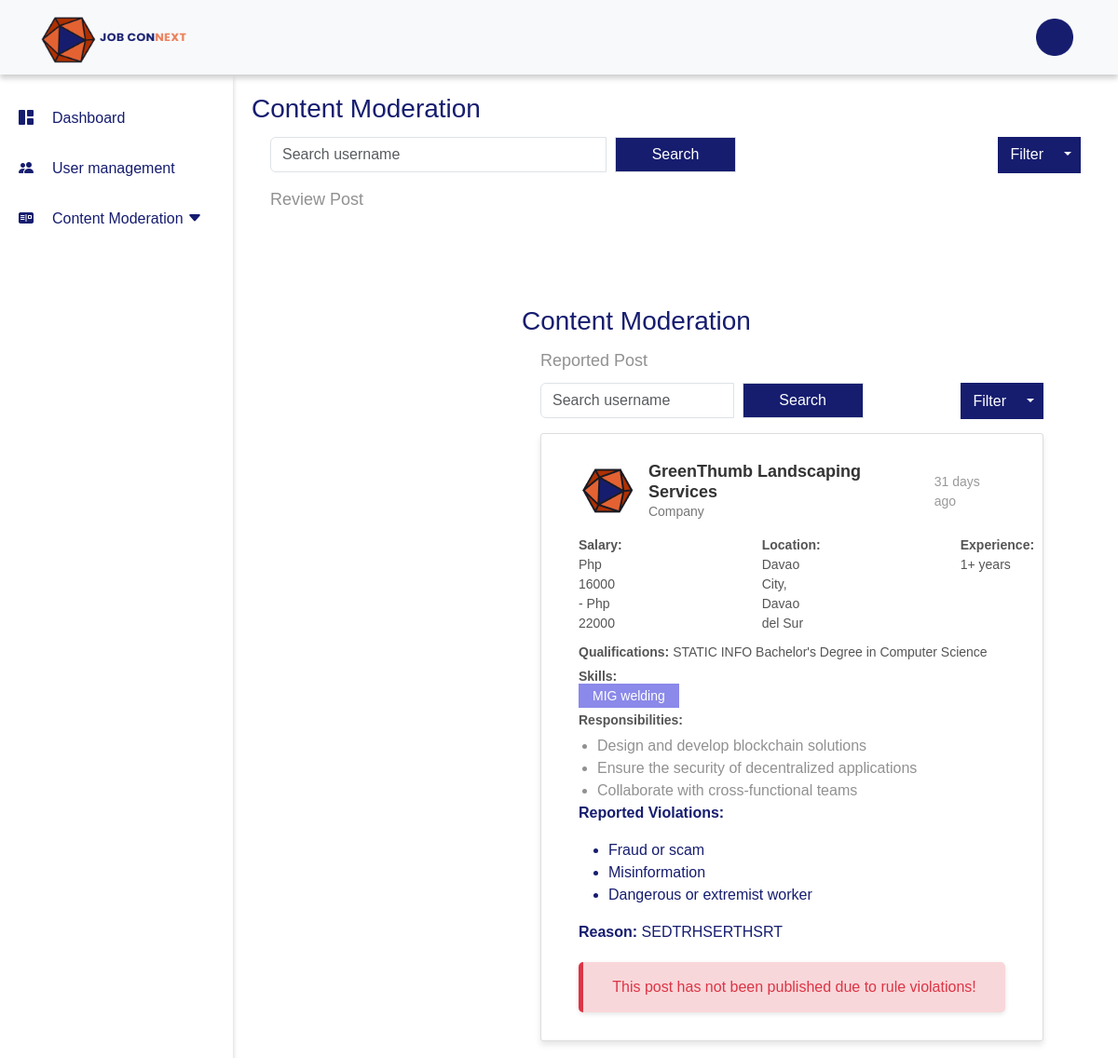
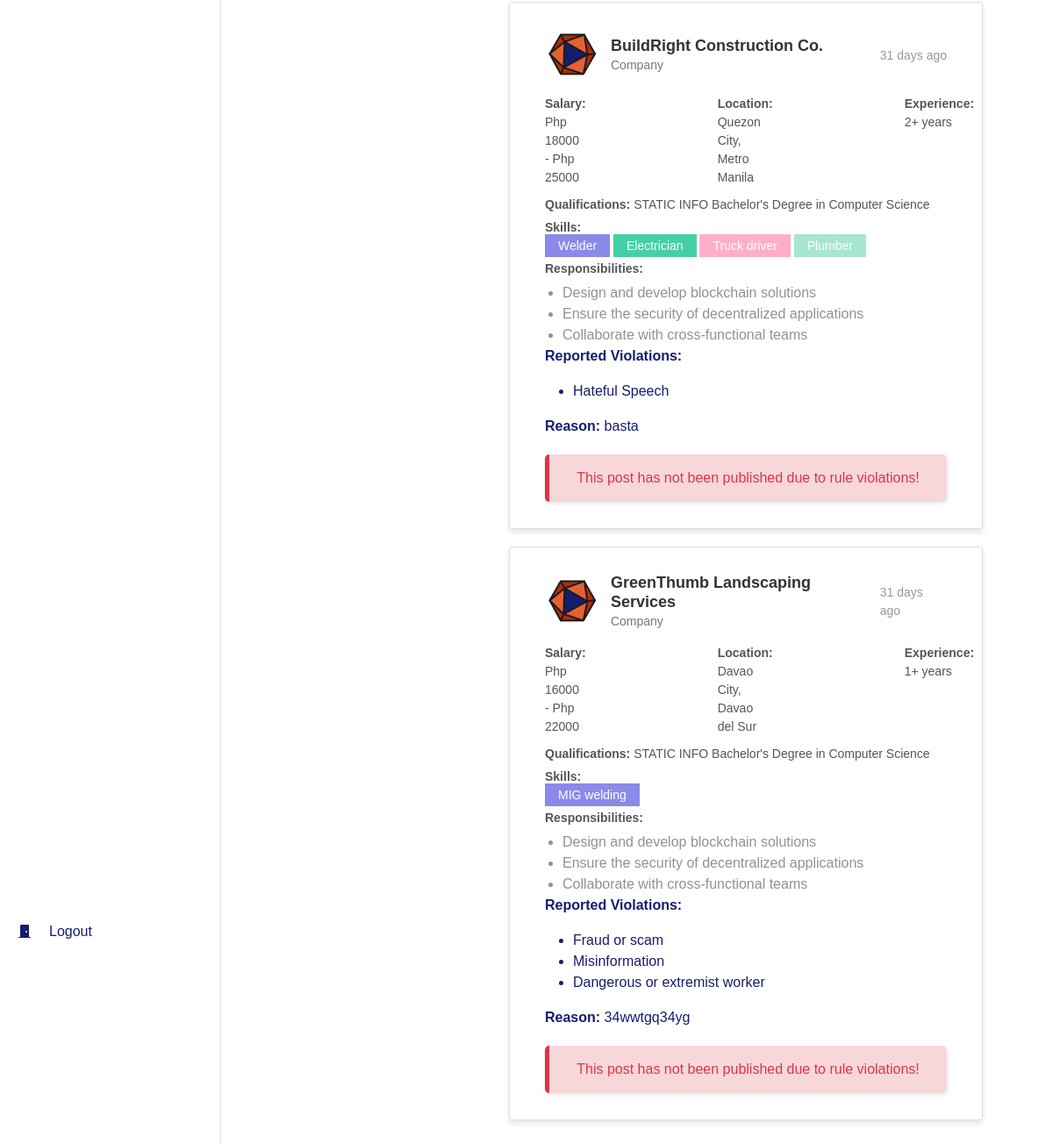
The page /AdminPortal/AdminContentModeration.php on the database its author committed (2 pictures, top to bottom).
### tables this page shows
CREATE TABLE `tbl_report_records` (
  `user_id` int(11) NOT NULL,
  `report_id` int(11) NOT NULL,
  `user_reported` int(11) NOT NULL,
  `job_post_id` int(11) DEFAULT NULL,
  `violation` text NOT NULL,
  `description` text NOT NULL,
  `fileName` varchar(50) NOT NULL,
  `filePath` varchar(25) NOT NULL DEFAULT 'uploads/reports',
  `date` timestamp NOT NULL DEFAULT current_timestamp() ON UPDATE current_timestamp()
);

CREATE TABLE `tbl_company_info` (
  `company_name` varchar(255) NOT NULL,
  `company_aboutUs` varchar(1000) NOT NULL,
  `company_Address` varchar(255) NOT NULL,
  `company_id` int(11) NOT NULL,
  `client_id` int(11) NOT NULL
);

CREATE TABLE `tbl_client_jobpost` (
  `client_id` int(11) NOT NULL,
  `job_post_id` int(10) NOT NULL,
  `job_offer` varchar(50) NOT NULL,
  `salary_start` int(25) NOT NULL,
  `salary_end` int(25) NOT NULL,
  `client_file` varchar(255) NOT NULL,
  `filePath` varchar(255) NOT NULL DEFAULT 'uploads/',
  `job_status` varchar(255) NOT NULL,
  `description` varchar(255) NOT NULL,
  `location` varchar(55) NOT NULL,
  `applicants` int(11) NOT NULL,
  `year_exp` int(11) NOT NULL,
  `start_posted` date NOT NULL DEFAULT current_timestamp(),
  `deadline` date NOT NULL
);

CREATE TABLE `tbl_client_skills_sets` (
  `id` int(10) NOT NULL,
  `client_id` int(10) NOT NULL,
  `skills` varchar(20) NOT NULL
);

### AdminPortal/component/reportPostCardReview.php (the view, shortened to what this page needs)
<?php
include '../db_con/db_connection.php';
$reported_jobs_QRY = "SELECT
    r.report_id,
    r.user_reported,
    r.violation,
    r.description AS report_description,
    r.fileName,
    r.filePath,
    r.date AS report_date,
    w.client_id,
    w.job_post_id,
    w.salary_start,
    w.salary_end,
    w.applicants,
    w.year_exp,
    w.location,
    w.description AS job_description,
    w.deadline,
    w.job_offer,
    w.job_status,
    w.start_posted
FROM tbl_report_records AS r
JOIN tbl_client_jobpost AS w ON r.user_reported = w.client_id AND r.job_post_id = w.job_post_id
WHERE r.job_post_id != 0 ORDER BY report_date DESC";
$reported_jobs = mysqli_query($conn, $reported_jobs_QRY);
while ($row = mysqli_fetch_assoc($reported_jobs)) {
    $client_id = $row['client_id'];
    $job_salary_start = $row['salary_start'];
    $job_salary_end = $row['salary_end'];
    $job_loc = $row['location'];
    $yr_Exp = $row['year_exp'];
    $date_posted = $row['start_posted'];
    $violation_json = $row['violation'];
    $report_desc = $row['report_description'];
    $posted_date = new DateTime($date_posted);
    $now = new DateTime();
    $days_passed = $posted_date->diff($now)->days;
    $company_name = '';
    $company_qry = mysqli_query($conn, "SELECT company_name FROM tbl_company_info WHERE client_id = $client_id");
    if ($company_row = mysqli_fetch_assoc($company_qry)) {
        $company_name = $company_row['company_name'];
    }
    $skill_tags = '';
    $colors = ['#8B89E9', '#46CFA6', '#FFAEC9', '#A8E6CF', '#DCE775', '#FFCCBC', '#B39DDB', '#80DEEA', '#F48FB1', '#FFECB3'];
    $skills_qry = mysqli_query($conn, "SELECT skills FROM tbl_client_skills_sets WHERE client_id = $client_id");
    $i = 0;
    while ($skill_row = mysqli_fetch_assoc($skills_qry)) {
        $color = $colors[$i % count($colors)];
        $skill_tags .= "<span class='skill-color' style='background-color: $color;'>{$skill_row['skills']}</span> ";
        $i++;
    }
    $violations = json_decode($violation_json, true);
?>
    <div class="post-card">
        <div class="post-header">
            <div class="profile-info">
                <img src="./imgforadmin/logo.png" alt="Profile Image" class="profile-img">
                <div class="profile-details">
                    <h4><?php echo $company_name ?></h4>
                    <p class="freelance-info">Company</p>
                </div>
            </div>
            <div class="post-menu">
                <span class="posted-time"><?php echo $days_passed ?> days ago</span>
            </div>
        </div>
        <div class="job-details">
            <p><strong>Salary:</strong> Php <?php echo $job_salary_start ?> - Php <?php echo $job_salary_end ?></p>
            <p><strong>Location:</strong> <?php echo $job_loc ?></p>
            <p><strong>Experience:</strong> <?php echo $yr_Exp ?>+ years</p>
        </div>
        <div class="qualifications">
            <p><strong>Qualifications:</strong> STATIC INFO Bachelor's Degree in Computer Science</p>
            <p><strong>Skills:</strong><br><?php echo $skill_tags; ?></p>
        </div>
        <div class="responsibilities">
            <p><strong>Responsibilities:</strong></p>
            <ul>
                <li>Design and develop blockchain solutions</li>
                <li>Ensure the security of decentralized applications</li>
                <li>Collaborate with cross-functional teams</li>
            </ul>
        </div>
        <div class="violations">
            <p><strong>Reported Violations:</strong></p>
            <ul>
                <?php foreach ($violations as $violation): ?>
                    <li><?php echo htmlspecialchars($violation); ?></li>
                <?php endforeach; ?>
            </ul>
            <p><strong>Reason:</strong> <?php echo htmlspecialchars($report_desc); ?></p>
        </div>
        <div class="report-sign">
            This post has not been published due to rule violations!
        </div>
    </div>
<?php
}
?>

### AdminPortal/AdminContentModeration.php (shortened to what this page needs)
<!DOCTYPE html>
<html lang="en">
<head>
    <link href="../bootstrap.min.css" rel="stylesheet">
    <link rel="stylesheet" href="contentmoderation/contentmoderation.css" />
    <link rel="stylesheet" href="navigationbar/Nav.css" />
    <link rel="stylesheet" href="sidebar/Sidebar.css" />
    <link rel="stylesheet" href="adminStyleComponents/AdminLandingPage.css" />
    <link rel="stylesheet" href="https://cdn.jsdelivr.net/npm/bootstrap-icons@1.11.3/font/bootstrap-icons.min.css">
    <link rel="stylesheet" href="https://cdn.jsdelivr.net/npm/sweetalert2@11/dist/sweetalert2.min.css">
</head>
<body>
    <?php include 'navigationbar/Nav.php'; ?>
    <?php include 'sidebar/Sidebar.php'; ?>
    <main class="main-content">
        <div class="main-title">
            <h3>Content Moderation</h3>
        </div>
        <div class="review-content">
            <div class="review-content-header">
                <div class="review-search">
                    <div class="input-group mb-3">
                        <input type="text" class="form-control" placeholder="Search username" aria-label="Search username" aria-describedby="basic-addon2">
                        <span class="input-group-text" id="basic-addon2">Search</span>
                    </div>
                </div>
                <div class="review-filter">
                    <div class="btn-group" id="filterGroup">
                        <button type="button" class="btn btn-darkblue" id="filterButton">Filter</button>
                        <button type="button" class="btn btn-darkblue dropdown-toggle dropdown-toggle-split" data-bs-toggle="dropdown" aria-expanded="false" id="filterDropdownToggle">
                        </button>
                    </div>
                </div>
            </div>
            <div class="review-title">
                Review Post
            </div>
            <div class="post-content">
                <?php include "contentmoderation/reportpost.php";?>
            </div>
        </div>
    </main>
</body>
</html>

### AdminPortal/navigationbar/Nav.php
<nav class="navbar logo-name navbar-expand-sm bg-body-tertiary navsize">
    <div class="container-fluid">
        <div class="collapse navbar-collapse" id="navbarSupportedContent">
            <ul class="navbar-nav me-auto ">
                <li class="nav-item">
                    <a class="nav-link active " aria-current="page" href="#">
                        <img src="./imgforadmin/JOBCONNEXTLOGO.png" alt="JobConnext" width="160" height="80">
                    </a>
                </li>
            </ul>
            <div class="d-flex">
                <a class="navbar-brand" href="AdminProfile.php">
                    <img src="./imgforadmin/adminProfile.png" alt="JobConnext" width="40" height="40">
                </a>
            </div>
        </div>
    </div>
</nav>

### AdminPortal/sidebar/Sidebar.php (shortened to what this page needs)
<div class="sidebar">
    <nav class="nav flex-column">
        <a href="AdminLandingPage.php" class="nav-link">
            <span class="icon">
                <i class="bi bi-grid-1x2-fill"></i>
            </span>
            <span class="description">Dashboard</span>
        </a>
        <a href="AdminUserManangement.php" class="nav-link">
            <span class="icon">
                <i class="bi bi-people-fill"></i>
            </span>
            <span class="description">User management</span>
        </a>
        <a href="#" class="nav-link" data-bs-toggle="collapse" data-bs-target="#submenu" aria-expanded="false" aria-controls="submenu">
            <span class="icon">
                <i class="bi bi-postcard-fill"></i>
            </span>
            <span class="description">Content Moderation <i class="bi bi-caret-down-fill"></i></span>
        </a>
        <a href="?logout=true" class="nav-link Logout-button">
            <span class="icon logicon">
                <i class="bi bi-door-closed-fill"></i>
            </span>
            <span class="description">Logout</span>
        </a>
    </nav>
</div>

### AdminPortal/reportpost.php (shortened to what this page needs)
<!DOCTYPE html>
<html lang="en">
<head>
    <link href="../bootstrap.min.css" rel="stylesheet">
    <link rel="stylesheet" href="contentmoderation/contentmoderation.css" />
    <link rel="stylesheet" href="navigationbar/Nav.css" />
    <link rel="stylesheet" href="sidebar/Sidebar.css" />
    <link rel="stylesheet" href="adminStyleComponents/AdminLandingPage.css" />
    <link rel="stylesheet" href="https://cdn.jsdelivr.net/npm/bootstrap-icons@1.11.3/font/bootstrap-icons.min.css">
    <link rel="stylesheet" href="https://cdn.jsdelivr.net/npm/sweetalert2@11/dist/sweetalert2.min.css">
</head>
<body>
    <?php include 'navigationbar/Nav.php'; ?>
    <?php include 'sidebar/Sidebar.php'; ?>
    <main class="main-content">
        <div class="main-title">
            <h3>Content Moderation</h3>
        </div>
        <div class="review-content">
            <div class="review-title">
                Reported Post
            </div>
            <div class="review-content-header">
                <div class="review-search">
                    <div class="input-group mb-3">
                        <input type="text" class="form-control" placeholder="Search username" aria-label="Search username" aria-describedby="basic-addon2">
                        <span class="input-group-text" id="basic-addon2">Search</span>
                    </div>
                </div>
                <div class="review-filter">
                    <div class="btn-group" id="filterGroup">
                        <button type="button" class="btn btn-darkblue" id="filterButton">Filter</button>
                        <button type="button" class="btn btn-darkblue dropdown-toggle dropdown-toggle-split" data-bs-toggle="dropdown" aria-expanded="false" id="filterDropdownToggle">
                        </button>
                    </div>
                </div>
            </div>
            <div class="post-content">
                <?php include 'component/reportPostCardReview.php'; ?>
            </div>
        </div>
    </main>
</body>
</html>

### AdminPortal/contentmoderation/contentmoderation.css (style rules this page uses)
.review-content { width: 100%; padding: 25px 20px; }
.review-content-header { display: flex; max-width: 1000px; justify-content: space-between; gap: 20px; }
.review-title { flex: 1; text-align: left; font-size: 18px; color: var(--dwhite); margin-bottom: 10px; }
.review-search { flex: 2; display: flex; justify-content: start; }
.review-search .input-group { max-width: 500px; gap: 10px; }
.input-group-text { background-color: var(--darkblue); color: var(--white); border-radius: 0px; width: 130px; justify-content: center; }
.review-filter { flex: 1; display: flex; justify-content: flex-end; margin-bottom: 15px; }
.btn-darkblue { background-color: var(--darkblue); color: var(--white); border-radius: 0px; }
.post-card { max-width: 1000px; border: 1px solid #dddddd; border-radius: 3px; padding: 30px 40px; background-color: var(--white); box-shadow: 0 4px 6px rgba(0, 0, 0, 0.1); margin-bottom: 20px; font-family: Arial, sans-serif; }
.post-header { display: flex; justify-content: space-between; align-items: center; margin-bottom: 10px; }
.profile-info { display: flex; align-items: center; gap: 15px; }
.profile-img { width: 60px; height: 60px; border-radius: 50%; object-fit: cover; }
.profile-details h4 { margin: 0; font-size: 18px; font-weight: bold; color: #333; }
.profile-details .freelance-info { margin: 0; font-size: 14px; color: #777; }
.post-menu { display: flex; align-items: center; gap: 10px; }
.posted-time { font-size: 14px; color: #999; }
.job-details { display: flex; gap: 150px; }
.job-details p, .qualifications p, .responsibilities p { margin: 5px 0; font-size: 14px; color: #555; }
.skill-color { margin: 3px 0px; padding: 5px 15px; color: var(--white); }
.responsibilities ul { margin: 0; padding-left: 20px; color: var(--dwhite); }
.report-sign { background-color: #f8d7da; color: #dc3545; padding: 15px; border-left: 5px solid #dc3545; border-radius: 5px; font-size: 16px; margin-top: 20px; text-align: center; box-shadow: 0 2px 5px rgba(0, 0, 0, 0.1); }

### AdminPortal/navigationbar/Nav.css (style rules this page uses)
.navsize { background-color: var(--white); height: 80px; display: flex; align-items: center; justify-content: space-between; padding: 0 20px; font-size: 1.2rem; box-shadow: 0 4px 6px rgba(0, 0, 0, 0.1); font-family: 'Poppins', sans-serif; position: fixed; top: 0; left: 0; right: 0; z-index: 1000; }
.logo-name { color: var(--darkblue); font-weight: bold; }

### AdminPortal/sidebar/Sidebar.css (style rules this page uses)
.sidebar { margin-top: 80px; position: fixed; top: 0; left: 0; height: 100%; width: 250px; padding-top: 20px; background-color: var(--white); box-shadow: 0 4px 6px rgba(0, 0, 0, 0.1); font-family: 'Poppins', sans-serif; transition: all 0.5s ease; transition-delay: 0.1s; font-weight: 500; }
.sidebar .nav-link { display: flex; align-items: center; gap: 20px; padding: 15px 20px; color: var(--darkblue); transition: 0.2s ease; transition-delay: 0.1s; }
.sidebar .description { font-size: 1rem; transition: 0.2s ease; }
.Logout-button { width: 100%; transition: background-color 0.3s ease; position: absolute; bottom: 15%; }

### AdminPortal/adminStyleComponents/AdminLandingPage.css (style rules this page uses)
:root { --darkblue: #161D6F; --lightblue: #3679FE; --orange: #E46232; --white: #ffffff; --dwhite: #919191; }
.main-content { margin-top: 80px; height: 100%; margin-left: 250px; padding: 20px; transition: all 0.5s ease; font-family: 'Poppins', sans-serif; color: var(--darkblue); }
.main-title { margin-bottom: -20px; }

### rows shown on the page
tbl_report_records: tbl_company_info.company_name "GreenThumb Landscaping Services", job_post.salary_start "16000", job_post.salary_end "22000", job_post.location "Davao City, Davao del Sur", job_post.year_exp "1", violation "Fraud or scam", violation "Misinformation", violation "Dangerous or extremist worker", description "SEDTRHSERTHSRT"
tbl_client_skills_sets: skills "MIG welding"
tbl_report_records: tbl_company_info.company_name "BuildRight Construction Co.", job_post.salary_start "18000", job_post.salary_end "25000", job_post.location "Quezon City, Metro Manila", job_post.year_exp "2", violation "Hateful Speech", description "basta"
tbl_client_skills_sets: skills "Welder"
tbl_client_skills_sets: skills "Electrician"
tbl_client_skills_sets: skills "Truck driver"
tbl_client_skills_sets: skills "Plumber"
tbl_report_records: tbl_company_info.company_name "GreenThumb Landscaping Services", job_post.salary_start "16000", job_post.salary_end "22000", job_post.location "Davao City, Davao del Sur", job_post.year_exp "1", violation "Fraud or scam", violation "Misinformation", violation "Dangerous or extremist worker", description "34wwtgq34yg"
